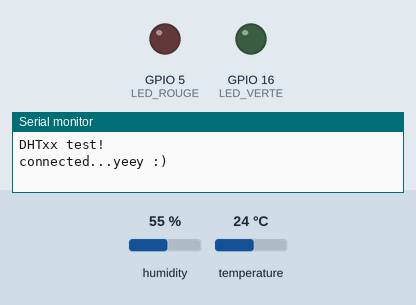
A sketch run on a simulated ESP8266 (NodeMCU). On the bench: output pins drawn as LEDs (lit = HIGH), the last lines printed to the serial monitor. The inputs (shaded band) are chosen by the test bench; at power-on: temperature 24 °C, humidity 55 %. WiFi joins after 1.5 s; servers stay silent unless stated.

Above: at 2.7 s.
2.8 s: temperature set to 30 °C
5.8 s: temperature set to 33 °C
At 8.8 s:
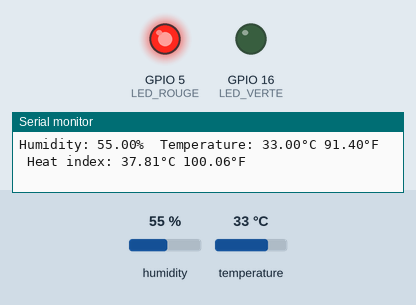
9.1 s: humidity set to 47 %
12.1 s: humidity set to 44 %
At 14.3 s:
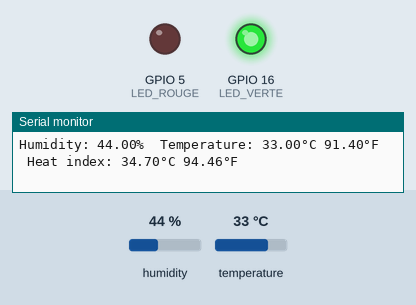
15.2 s: humidity set to 68 %
At 16.2 s:
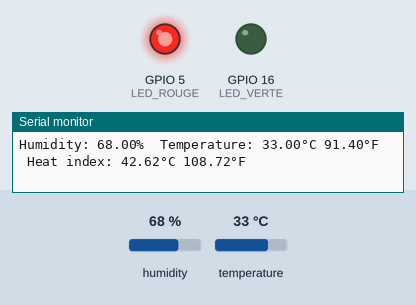
Timing chart, 0 to 18.2 s (numbered marks = the images above; inputs shaded):
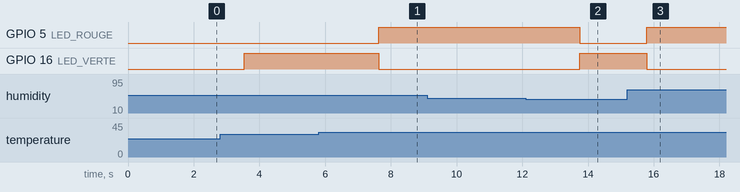

Measured:
- the behaviour switches between 31 and 32 °C on temperature (found by bisection; images 0 and 1)
- the behaviour switches between 46 and 45 % on humidity (found by bisection; images 1 and 2)
- after the input at 5.8 s, GPIO 5 (LED_ROUGE): LOW → HIGH after 1.8 s; GPIO 16 (LED_VERTE): HIGH → LOW after 1.8 s
- after the input at 12.1 s, GPIO 5 (LED_ROUGE): HIGH → LOW after 1.7 s; GPIO 16 (LED_VERTE): LOW → HIGH after 1.7 s
- after the input at 15.2 s, GPIO 5 (LED_ROUGE): LOW → HIGH after 0.59 s; GPIO 16 (LED_VERTE): HIGH → LOW after 0.59 s

The sketch:

DHTtester.ino
```cpp
// Example testing sketch for various DHT humidity/temperature sensors
// Written by ladyada, public domain

// REQUIRES the following Arduino libraries:
// - DHT Sensor Library: https://github.com/adafruit/DHT-sensor-library
// - Adafruit Unified Sensor Lib: https://github.com/adafruit/Adafruit_Sensor
#include <ESP8266WiFi.h>
#include <DNSServer.h>
#include <ESP8266WebServer.h>
#include <WiFiManager.h>

#include "DHT.h"
#define LED_VERTE 16
#define LED_ROUGE 5
#define DHTPIN 4     // Digital pin connected to the DHT sensor
// Feather HUZZAH ESP8266 note: use pins 3, 4, 5, 12, 13 or 14 --
// Pin 15 can work but DHT must be disconnected during program upload.

// Uncomment whatever type you're using!
#define DHTTYPE DHT11   // DHT 11
//#define DHTTYPE DHT22   // DHT 22  (AM2302), AM2321
//#define DHTTYPE DHT21   // DHT 21 (AM2301)

// Connect pin 1 (on the left) of the sensor to +5V
// NOTE: If using a board with 3.3V logic like an Arduino Due connect pin 1
// to 3.3V instead of 5V!
// Connect pin 2 of the sensor to whatever your DHTPIN is
// Connect pin 3 (on the right) of the sensor to GROUND (if your sensor has 3 pins)
// Connect pin 4 (on the right) of the sensor to GROUND and leave the pin 3 EMPTY (if your sensor has 4 pins)
// Connect a 10K resistor from pin 2 (data) to pin 1 (power) of the sensor

// Initialize DHT sensor.
// Note that older versions of this library took an optional third parameter to
// tweak the timings for faster processors.  This parameter is no longer needed
// as the current DHT reading algorithm adjusts itself to work on faster procs.
DHT dht(DHTPIN, DHTTYPE);

void setup() {
  Serial.begin(9600);
  Serial.println(F("DHTxx test!"));
  pinMode(LED_ROUGE, OUTPUT);
  pinMode(LED_VERTE, OUTPUT);
  dht.begin();

  WiFiManager wifiManager;
  wifiManager.autoConnect("AndroidAPa32f","telephone");
  Serial.println("connected...yeey :)");
}

void loop() {
  // Wait a few seconds between measurements.
  delay(2000);

  // Reading temperature or humidity takes about 250 milliseconds!
  // Sensor readings may also be up to 2 seconds 'old' (its a very slow sensor)
  float h = dht.readHumidity();
  // Read temperature as Celsius (the default)
  float t = dht.readTemperature();
  // Read temperature as Fahrenheit (isFahrenheit = true)
  float f = dht.readTemperature(true);

  // Check if any reads failed and exit early (to try again).
  if (isnan(h) || isnan(t) || isnan(f)) {
    Serial.println(F("Failed to read from DHT sensor!"));
    return;
  }

  // Compute heat index in Fahrenheit (the default)
  float hif = dht.computeHeatIndex(f, h);
  // Compute heat index in Celsius (isFahreheit = false)
  float hic = dht.computeHeatIndex(t, h, false);

  Serial.print(F("Humidity: "));
  Serial.print(h);
  Serial.print(F("%  Temperature: "));
  Serial.print(t);
  Serial.print(F("°C "));
  Serial.print(f);
  Serial.print(F("°F  Heat index: "));
  Serial.print(hic);
  Serial.print(F("°C "));
  Serial.print(hif);
  Serial.println(F("°F"));

  if(hic<35){
    digitalWrite(LED_VERTE,HIGH);
    digitalWrite(LED_ROUGE,LOW);
  }
  else{
    digitalWrite(LED_VERTE,LOW);
    digitalWrite(LED_ROUGE,HIGH);
  }
}
```
